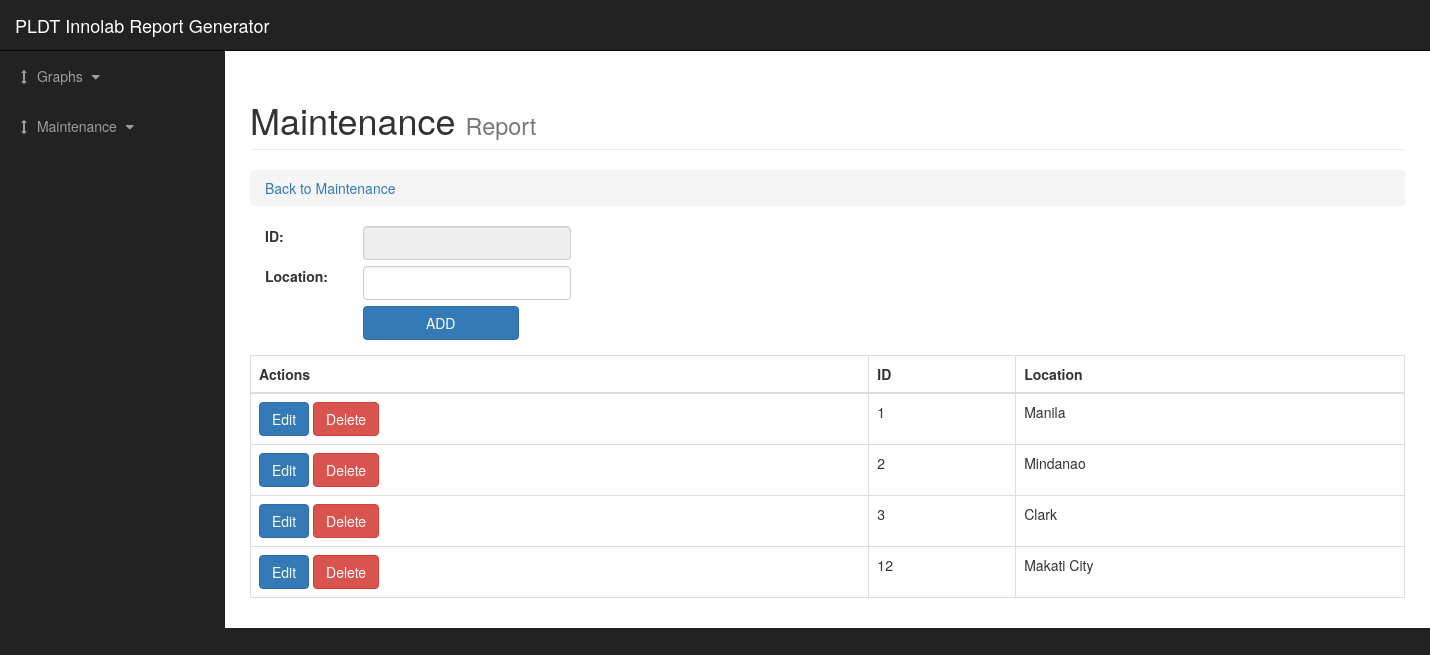
Screenshot of /user/maintenance/location.php with the database file from the repository.
### tables this page shows
CREATE TABLE `tbllocation` (
  `LocationID` int(20) NOT NULL,
  `LocationName` varchar(50) NOT NULL,
  `LocationCTR` int(20) NOT NULL,
  `LocationIsActive` tinyint(1) NOT NULL
);

### user/maintenance/location.php (the view, shortened to what this page needs)
<?php
require_once('../../database/config.php');
?>
<!DOCTYPE html>
<html lang="en">
<head>
  <link href="../../css/bootstrap.min.css" rel="stylesheet">
  <link href="../../css/sb-admin.css" rel="stylesheet">
  <link href="../../font-awesome/css/font-awesome.min.css" rel="stylesheet" type="text/css">
</head>
<body>
  <div id="wrapper">
    <nav class="navbar navbar-inverse navbar-fixed-top" role="navigation">
      <div class="navbar-header">
        <a class="navbar-brand" href="../index.php">PLDT Innolab Report Generator</a>
      </div>
      <div class="collapse navbar-collapse navbar-ex1-collapse">
        <ul class="nav navbar-nav side-nav">
          <li>
            <a href="javascript:;" data-toggle="collapse" data-target="#demo"><i class="fa fa-fw fa-arrows-v"></i> Graphs <i class="fa fa-fw fa-caret-down"></i></a>
          </li>
          <li>
            <a href="javascript:;" data-toggle="collapse" data-target="#main"><i class="fa fa-fw fa-arrows-v"></i> Maintenance <i class="fa fa-fw fa-caret-down"></i></a>
          </li>
        </ul>
      </div>
    </nav>
    <div id="page-wrapper">
      <div class="container-fluid">
        <div class="row">
          <div class="col-lg-12">
            <h1 class="page-header">
              Maintenance
              <small>Report</small>
            </h1>
            <ol class="breadcrumb">
              <li class="active">
                <a href="../index.php"> Back to Maintenance </a>
              </li>
            </ol>
          </div>
        </div>
        <form method="post">
          <div class="container form-group" >
            <div class="row">
              <div class="col-xs-1">
                <label>ID: &nbsp;</label>
              </div>
              <div class="col-xs-11">
                <input name="txtIdLoc" class="form-control disabled" type="text" style="width:20%"disabled>
              </div>
              <br><br>
              <div class="col-xs-1">
                <label>Location: &nbsp;</label>
              </div>
              <div class="col-xs-11">
                <input name="txtNameLoc" class="form-control disabled" type="text" style="width:20%">
              </div><br><br>
              <div class="col-xs-11 offset col-xs-.5">
                <input class="btn btn-primary" style="width:15%!important;" type="submit" name="btnSubmit" id="btnSubmit" value="ADD">
              </div>
            </div>
          </div>
          <div class="table-responsive">
            <table class="table table-bordered table-hover">
              <thead>
                <tr>
                  <th>Actions</th>
                  <th>ID</th>
                  <th>Location</th>
                </tr>
              </thead>
              <tbody>
                <?php
                $sql = "SELECT * FROM ict_database.tbllocation WHERE LocationIsActive = 1";
                $query = mysqli_query($conn,$sql);
                while($row=mysqli_fetch_array($query)){
                  ?>
                  <tr>
                    <td><a href="location_update.php?id=	<?php echo $row['LocationID']?>" class="btn btn-primary"> Edit</a>
                      <a  href="location_delete.php?del= <?php echo $row['LocationID']?>" onclick="return confirm('Delete Data?')" class="btn btn-danger" >Delete</a>
                    </td>
                    <td><?php echo $row['LocationID']?></td>
                    <td><?php echo $row['LocationName']?></td>
                  </tr>
                  <?php
                }
                ?>
              </tbody>
            </table>
          </div>
        </div>
      </div>
    </div>
</body>
</html>

### css/sb-admin.css (style rules this page uses)
body { margin-top: 100px; background-color: #222; }
@media (min-width:768px) { body { margin-top: 50px; } }
#wrapper { padding-left: 0; }
#page-wrapper { width: 100%; padding: 0; background-color: #fff; }
@media (min-width:768px) { #wrapper { padding-left: 225px; } }
@media (min-width:768px) { #page-wrapper { padding: 10px; } }
@media (min-width:768px) { .side-nav { position: fixed; top: 51px; left: 225px; width: 225px; margin-left: -225px; border: none; border-radius: 0; overflow-y: auto; background-color: #222; bottom: 0; overflow-x: hidden; padding-bottom: 40px; } }
@media (min-width:768px) { .side-nav>li>a { width: 225px; } }

### user/maintenance/location.php (style rules this page uses)
body { overflow-x:hidden; }

### rows the page displays
tbllocation: LocationID "1", LocationName "Manila"
tbllocation: LocationID "2", LocationName "Mindanao"
tbllocation: LocationID "3", LocationName "Clark"
tbllocation: LocationID "12", LocationName "Makati City"
